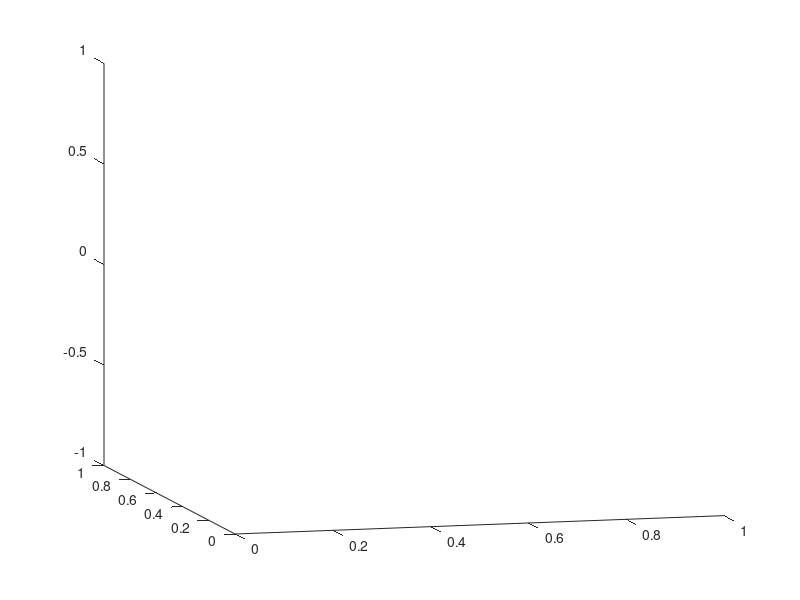

Reproduce this figure in MATLAB. (Note: this script raises an error after producing the figure.)
n=0;
m=2;
L=5;
x00=0;
xll=1;
x22=2;
x33=3;
x44=4; 
x55=5;
ti=1;
i=1;
dtheta=2*pi/50;
dtime=2*pi/20;


for time=0:dtime:2*pi-.0001
    for theta=0:dtheta:2*pi-.0001
        x0(1,i)=x00+.1*cos(m*pi/L*x00)*cos(n*theta)*cos(time);
        y0(1,i)=sin(theta);
        z0(1,i)=cos(theta);
        x1(1,i)= xll+.1*cos(m*pi/L*xll)*cos(n*theta)*cos(time);
        y1(1,i)=sin(theta);
        z1(1,i)=cos(theta);

        x2(1,i)=x22+.1*cos(m*pi/L*x22)*cos(n*theta)*cos(time);
        y2(1,i)=sin(theta);
        z2(1,i)=cos(theta);

        x3(1,i)=x33+.1*cos(m*pi/L*x33)*cos(n*theta)*cos(time);
        y3(1,i)=sin(theta);
        z3(1,i)=cos(theta);
        x4(1,i)=x44+.1*cos(m*pi/L*x44)*cos(n*theta)*cos(time);
        y4(1,i)=sin(theta);
        z4(1,i)=cos(theta);
        x5(1,i)=x55+.1*cos(m*pi/L*x55)*cos(n*theta)*cos(time);
        y5(1,i)=sin(theta);
        z5(1,i)=cos(theta);
        i=i+1;
   end
    
view([-15 10]);
figrue(1);
    set(1,'Position',[150,150,700,500]);
    set(1,'Visible','off');
    axis([-l L+l -2 2 -2 2]);
    axis manual
    hold on
pl=plot3(x0,y0,z0,'r','LineStyle','none','Marker','.','EraseMode','xor');
p2=plot3(x1,y1,z1,'b', 'LineStyle','none','Marker','.','EraseMode','xor');
p3=plot3(x2,y2,z2,'g','LineStyle','none','Marker','.','EraseMode','xor');
p4=plot3(x3,y3,z3,'r','LineStyle','none','Marker','.','EraseMode','xor');
p5=plot3(x4,y4,z4,'b','LineStyle','none','Marker','.','EraseMode','xor');
p6=plot3(x5,y5,z5,'g','LineStyle','none','Marker','.','EraseMode','xor');
%     grid on;
%     hold off;
%     F(:,ti)= getframe;
%     hold off;
%     ti=ti+l;
%     i=l;
% %     delete(pl,p2,p3,p4,p5,p6);
end

% close((l));
% pause(2);
% view([-15 10]);
% figure(1);
% set(l,Position',[150,150,700,500]);
% axis([-l L+l -2 2 -2 2]);
% axis manual;
% xlabel=(Y);
% movie(F, 5,50);
%% 

% n=l;
% m=l;
% dtheta=2*pi/50;
% dtime=2*pi/20;
% L=5;
% x00=0;
% xll=l;
% x22=2;
% x33=3;
% x44=4;
% x55=5;
% ti=l;
% i=l;
% for time=0:dtime:2*pi-.0001
% for theta=0:dtheta:2*pi-.0001
% x0(l,i)=x00;
% yO(l,i)=sin(.1 *sin(m*pi/L*xOO)*sin(n*theta)*cos(time)+theta);
% zO(l,i)=cos(.1 *sin(m*pi/L*xOO)*sin(n*theta)*cos(time)+theta);
% xl(l,i)=xll;
% yl(l,i)=sin(.1*sin(m*pi/L*xll)*sin(n*theta)*cos(time)+theta);
% zl(l,i)=cos(.1 *sin(m*pi/L*xll)*sin(n*theta)*cos(time)+theta);
% x2(l,i)=x22;
% y2(l,i)=sin(.1 *sin(m*pi/L*x22)*sin(n*theta)*cos(time)+theta);
% z2(l,i)=cos(.1*sin(m*pi/L*x22)*sin(n*theta)*cos(ume)+theta);
% x3(l,i)=x33;
% y3(l,i)=sin(.1 *sin(m*pi/L*x33)*sin(n*theta)*cos(time)+theta);
% z3(l,i)=cos(.1*sin(m*pi/L*x33)*sin(n*theta)*cos(time)+theta);
% x4(l,i)=x44;
% y4(l,i)=sin(.1*sin(m*pi/L*x44)*sin(n*theta)*cos(time)+theta);
% z4(l,i)=cos(.1*sin(m*pi/L*x44)*sin(n*theta)*cos(time)+theta);
% x5(l,i)=x55;
% y5(l,i)=sin(.1*sin(m*pi/L*x55)*sin(n*theta)*cos(time)+theta);
% z5(l,i)=cos(.1*sin(m*pi/L*x55)*sin(n*theta)*cos(time)+theta);
% i=i+l;
% end
% view([-15 10])
% Figure(l);
% set(l/Position',[150,150,700,500]);
% set(l,'VisibleVoff');
% axis([-l L+l -2 2 -2 2]);
% axis manual
% hold on
% pl=plot3(x0,y0,z0,'r','LineStyle','none','Marker','.','VEraseMode','xor');
% p2=plot3(xl,yl,zl,'b', 'LineStyle','none','Marker','.','EraseMode','xor');
% p3=plot3(x2,y2,z2,'g','LineStyle','none','Marker','.','EraseMode','xor');
% p4=plot3(x3,y3,z3,'r','LineStyle','none','Marker','.','EraseMode','xor');
% p5=plot3(x4,y4,z4,'b','LineStyle','none','Marker','.','EraseMode','xor');
% p6=plot3(x5,y5,z5,'g','LineStyle','none','Marker','.','EraseMode','xor');
% grid on
% hold off
% F(:,ti)=getframe(l,[91,55,700,500]);
% ti=ti+l;
% i=l;
% delete(pl,p2,p3,p4,p5,p6);
% end
% close((l))
% pause(2)
% view([-15 10])
% Figure(1);
% set(l,Position',[150,150,700,500]);
% axis([-l L+l -2 2 -2 2]);
% axis manual
% xlabel=('x');
% movie(F, 10,50);
% %clear all